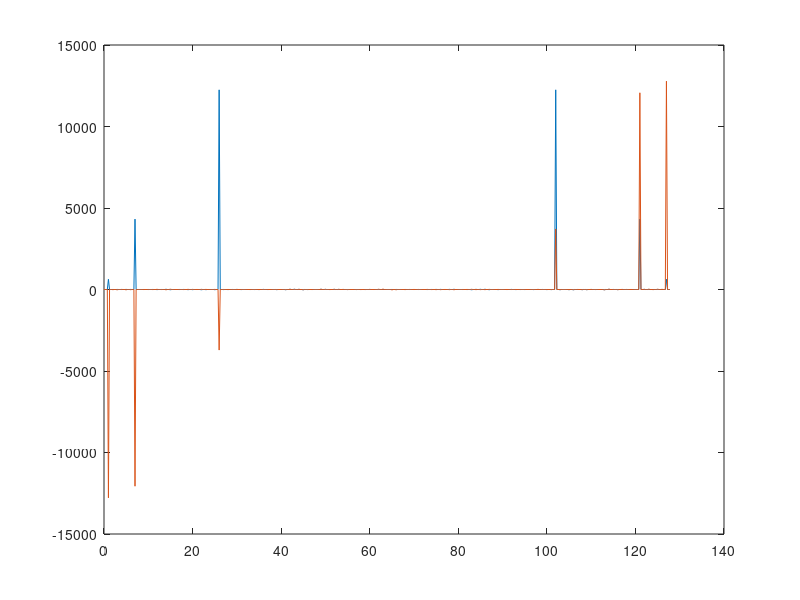

Source code (MATLAB):
function wave_generator()
    fs = 128;
    f0 = 1;
    t = (1/fs):(1/fs):(512/fs);
    
    x = 50*(sin(f0*(2*pi)*t) + sin(7*f0*(2*pi)*t) + sin(26*f0*(2*pi)*t));
    x = round(x).';
    sampgen(x)
    
    fx = ffttest(x);
    f = 0:(length(t)-1);
    f = f/length(t)*fs;
    figure(1);
    plot(f,real(fx));
    hold on;
    plot(f,imag(fx));
end

function sampgen(x)
    fl = fopen('wavesamp.txt','w');
    for i=1:length(x)
        if(x(i)>=0)
            if(i==length(x))
                fprintf(fl, "dtest[%d]=16'd%d;\n", (i-1), x(i));
            else
                fprintf(fl, "dtest[%d]=16'd%d,\n", (i-1), x(i));
            end
        else
            if(i==length(x))
                fprintf(fl, "dtest[%d]=-16'd%d;\n", (i-1), -x(i));
            else
                fprintf(fl, "dtest[%d]=-16'd%d,\n", (i-1), -x(i));
            end
        end
    end
    fclose(fl);
end

function fx = ffttest(x)
    fx = fft(x);
    flf = fopen('wavefft.csv', 'w');
    for i=1:length(x)
        fprintf(flf, "re[%02d]=%08.2f,\t im[%02d]=%08.2f\n", (i-1), real(fx(i)), (i-1), imag(fx(i)));
    end
    fclose(flf);
end